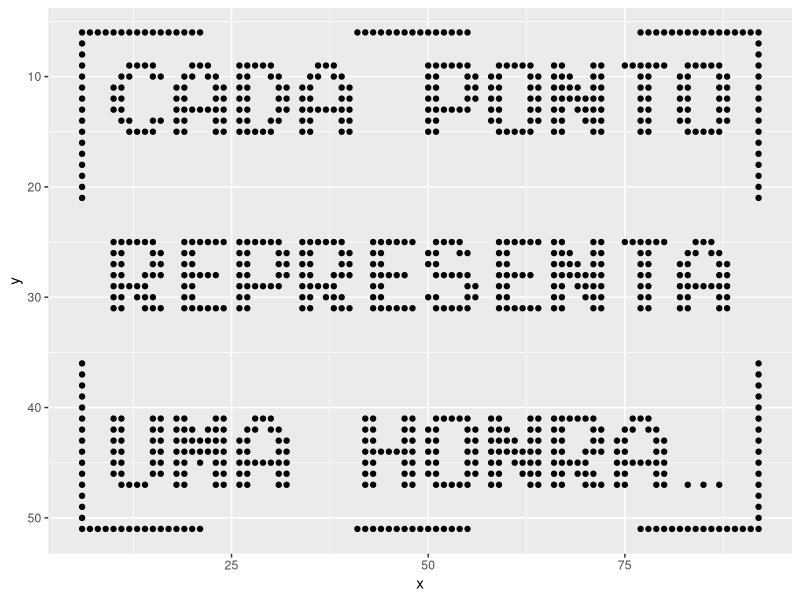

R code for this plot:
library(tidyverse)
library(readxl)

grid <- read_excel("./grid_letras.xlsx", sheet = "export")

new_grid <- as.data.frame(grid[,-1])

gera_grid <- function(grid_inicial) {
  
  coordenadas <- data.frame()
  
  n <- 1
  
  for (x in 1:dim(grid_inicial)[2]) {
    for (y in 1:dim(grid_inicial)[1]) {
      if (!is.na(grid_inicial[y,x])) {
        coordenadas[n,1] <- x
        coordenadas[n,2] <- y
        n <- n+1
      }
    }
  }
  
  coordenadas_export <- coordenadas %>%
    rename(x = V1,
           y = V2) %>%
    mutate(nome = paste("ponto_", row_number()))
  
  return(coordenadas_export)
}


exportar <- gera_grid(new_grid)

#testa
ggplot(exportar, aes(x = x, y = y)) + geom_point()  + scale_y_reverse()

#grava
write.csv(exportar, file = "grid.csv")
